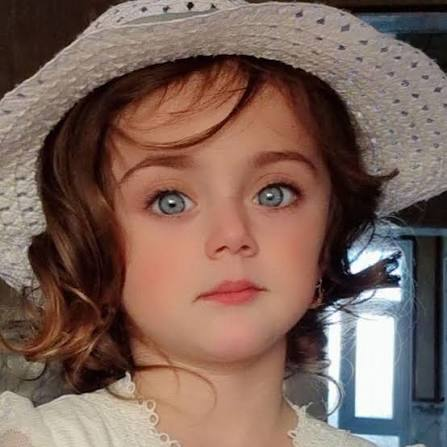
#> input picture docs/assets/before-after/before.jpeg, 447 x 447 px, found by its file name
$ python detect_eye_regions.py
#> lines starting #> are read from the running program, lines starting #| are printed output that depends on the picture
from pathlib import Path
import cv2

path = Path('docs/assets/before-after/before.jpeg')
image = cv2.imread(str(path), cv2.IMREAD_COLOR)
#> image is the input picture: shape (447, 447, 3); mean B, G, R 89.3, 99.5, 125
gray = cv2.cvtColor(image, cv2.COLOR_BGR2GRAY)
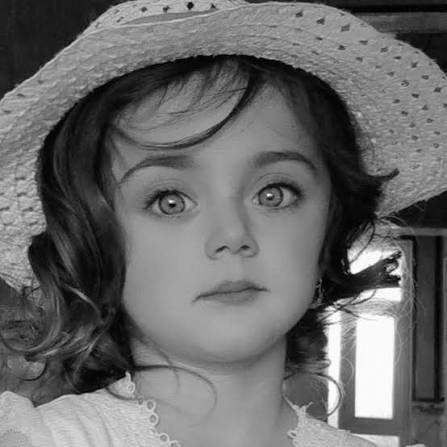
#> gray: shape (447, 447); min 0, max 255, mean 106
face = cv2.CascadeClassifier(str(Path(cv2.data.haarcascades) / 'haarcascade_frontalface_default.xml'))
eye = cv2.CascadeClassifier(str(Path(cv2.data.haarcascades) / 'haarcascade_eye_tree_eyeglasses.xml'))
faces = face.detectMultiScale(gray, scaleFactor=1.05, minNeighbors=5, minSize=(80,80))
#> faces = [[93, 94, 261, 261]]
print('image', image.shape, 'faces', faces.tolist())
#| image (447, 447, 3) faces [[93, 94, 261, 261]]
for x, y, w, h in faces:
    roi = gray[y:y + int(h * 0.62), x:x+w]
    eyes = eye.detectMultiScale(roi, scaleFactor=1.05, minNeighbors=5, minSize=(20,20))
    print('face', (x,y,w,h), 'eyes', eyes.tolist())
#> this loop made 1 pass
#> (x, y, w, h, eyes) on pass 1: (93, 94, 261, 261, [[152, 70, 62, 62], [43, 79, 62, 62]])
#| face (93, 94, 261, 261) eyes [[152, 70, 62, 62], [43, 79, 62, 62]]
#> pass 1, `roi = gray[y:y + int(h * 0.62), x:x+w]`:
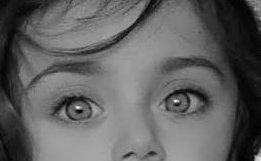
#> roi: shape (161, 261); min 1, max 254, mean 97.1
